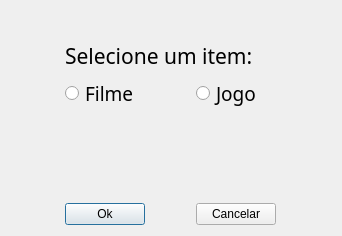
<?xml version="1.0" encoding="UTF-8"?>
<ui version="4.0">
 <class>dlgSelecionarItem</class>
 <widget class="QDialog" name="dlgSelecionarItem">
  <property name="geometry">
   <rect>
    <x>0</x>
    <y>0</y>
    <width>342</width>
    <height>236</height>
   </rect>
  </property>
  <property name="windowTitle">
   <string>Dialog</string>
  </property>
  <layout class="QVBoxLayout" name="verticalLayout">
   <item>
    <layout class="QGridLayout" name="gridLayout">
     <item row="0" column="4" colspan="2">
      <spacer name="verticalSpacer">
       <property name="orientation">
        <enum>Qt::Vertical</enum>
       </property>
       <property name="sizeHint" stdset="0">
        <size>
         <width>20</width>
         <height>38</height>
        </size>
       </property>
      </spacer>
     </item>
     <item row="1" column="1" rowspan="3" colspan="8">
      <widget class="QLabel" name="label">
       <property name="font">
        <font>
         <family>Yu Gothic Medium</family>
         <pointsize>16</pointsize>
        </font>
       </property>
       <property name="text">
        <string>Selecione um item:</string>
       </property>
      </widget>
     </item>
     <item row="2" column="0">
      <spacer name="horizontalSpacer_7">
       <property name="orientation">
        <enum>Qt::Horizontal</enum>
       </property>
       <property name="sizeHint" stdset="0">
        <size>
         <width>98</width>
         <height>20</height>
        </size>
       </property>
      </spacer>
     </item>
     <item row="2" column="8" colspan="2">
      <spacer name="horizontalSpacer_6">
       <property name="orientation">
        <enum>Qt::Horizontal</enum>
       </property>
       <property name="sizeHint" stdset="0">
        <size>
         <width>98</width>
         <height>20</height>
        </size>
       </property>
      </spacer>
     </item>
     <item row="4" column="0" rowspan="2">
      <spacer name="horizontalSpacer_2">
       <property name="orientation">
        <enum>Qt::Horizontal</enum>
       </property>
       <property name="sizeHint" stdset="0">
        <size>
         <width>98</width>
         <height>20</height>
        </size>
       </property>
      </spacer>
     </item>
     <item row="4" column="1">
      <widget class="QRadioButton" name="rbFilme">
       <property name="font">
        <font>
         <family>Yu Gothic Medium</family>
         <pointsize>14</pointsize>
        </font>
       </property>
       <property name="text">
        <string>Filme</string>
       </property>
      </widget>
     </item>
     <item row="4" column="2" rowspan="2" colspan="2">
      <spacer name="horizontalSpacer">
       <property name="orientation">
        <enum>Qt::Horizontal</enum>
       </property>
       <property name="sizeHint" stdset="0">
        <size>
         <width>68</width>
         <height>20</height>
        </size>
       </property>
      </spacer>
     </item>
     <item row="4" column="7">
      <widget class="QRadioButton" name="rbJogo">
       <property name="font">
        <font>
         <family>Yu Gothic Medium</family>
         <pointsize>14</pointsize>
        </font>
       </property>
       <property name="text">
        <string>Jogo</string>
       </property>
      </widget>
     </item>
     <item row="4" column="8" rowspan="2" colspan="2">
      <spacer name="horizontalSpacer_3">
       <property name="orientation">
        <enum>Qt::Horizontal</enum>
       </property>
       <property name="sizeHint" stdset="0">
        <size>
         <width>98</width>
         <height>20</height>
        </size>
       </property>
      </spacer>
     </item>
     <item row="5" column="5" colspan="2">
      <spacer name="verticalSpacer_3">
       <property name="orientation">
        <enum>Qt::Vertical</enum>
       </property>
       <property name="sizeHint" stdset="0">
        <size>
         <width>20</width>
         <height>88</height>
        </size>
       </property>
      </spacer>
     </item>
     <item row="6" column="0">
      <spacer name="horizontalSpacer_5">
       <property name="orientation">
        <enum>Qt::Horizontal</enum>
       </property>
       <property name="sizeHint" stdset="0">
        <size>
         <width>88</width>
         <height>20</height>
        </size>
       </property>
      </spacer>
     </item>
     <item row="6" column="1" colspan="2">
      <widget class="QPushButton" name="btnOk">
       <property name="text">
        <string>Ok</string>
       </property>
      </widget>
     </item>
     <item row="6" column="3" colspan="4">
      <spacer name="horizontalSpacer_4">
       <property name="orientation">
        <enum>Qt::Horizontal</enum>
       </property>
       <property name="sizeHint" stdset="0">
        <size>
         <width>48</width>
         <height>20</height>
        </size>
       </property>
      </spacer>
     </item>
     <item row="6" column="7" colspan="2">
      <widget class="QPushButton" name="btnCancelar">
       <property name="text">
        <string>Cancelar</string>
       </property>
      </widget>
     </item>
     <item row="6" column="9">
      <spacer name="horizontalSpacer_8">
       <property name="orientation">
        <enum>Qt::Horizontal</enum>
       </property>
       <property name="sizeHint" stdset="0">
        <size>
         <width>78</width>
         <height>20</height>
        </size>
       </property>
      </spacer>
     </item>
    </layout>
   </item>
  </layout>
 </widget>
 <resources/>
 <connections/>
</ui>
